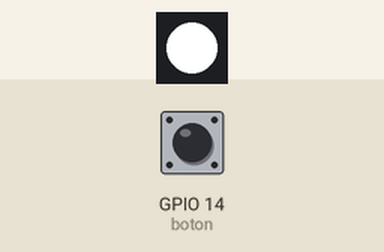
A program run on a simulated Raspberry Pi (BCM pin numbers). Parts: 1 RGB LEDs in strip order, left to right. Inputs (shaded band) come from the test bench; at power-on: GPIO 14 (boton) LOW. The clock reads 2024-03-15 10:24:30 at power-on unless the program sets it; the camera gives no picture and a still takes 0.5 s.

Above: at 1.2 s.
1.3 s: GPIO 14 (boton) pulled HIGH for 0.15 s
At 1.6 s:
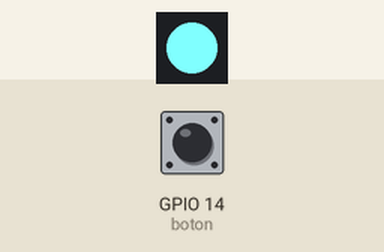
At 3.1 s:
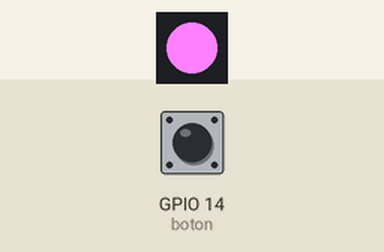
Timing chart, 0 to 7.3 s (numbered marks = the images above; inputs shaded):
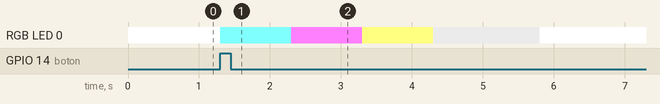

The program:

main.py
```python
from picamera import PiCamera
from gpiozero import Button, RGBLED
from datetime import date
from datetime import datetime
import time

camera = PiCamera()
boton = Button(14, False)
flash = RGBLED(red=21, green=20, blue=19)
colores = [(0.5, 1, 1), (1, 0.5, 1), (1, 1, 0.5)]

def genera_flash():
    for color in colores:
        flash.color = color
        time.sleep(1)

def apaga_rgb():
    flash.color = (1, 1, 1)

def enciende_rgb():
    flash.color = (0.75, 0.75, 0.75)

def toma_foto():
    genera_flash()
    hora = datetime.now()
    hora_string = hora.strftime('%d%m%Y%H%M%S')
    enciende_rgb()
    camera.capture('/home/pi/Desktop/image{}.jpg'.format(hora_string))
    time.sleep(1)


if __name__ == '__main__':

    while True:
        apaga_rgb()
        if boton.is_pressed:
            toma_foto()
        
```

Measured:
- after the input at 1.3 s, RGB LED 0: RGB(255, 255, 255) → RGB(128, 255, 255) at once, → RGB(255, 128, 255) 1.0 s later, → RGB(255, 255, 128) 1.0 s later, → RGB(191, 191, 191) 1.0 s later, … (5 changes in this stretch)
